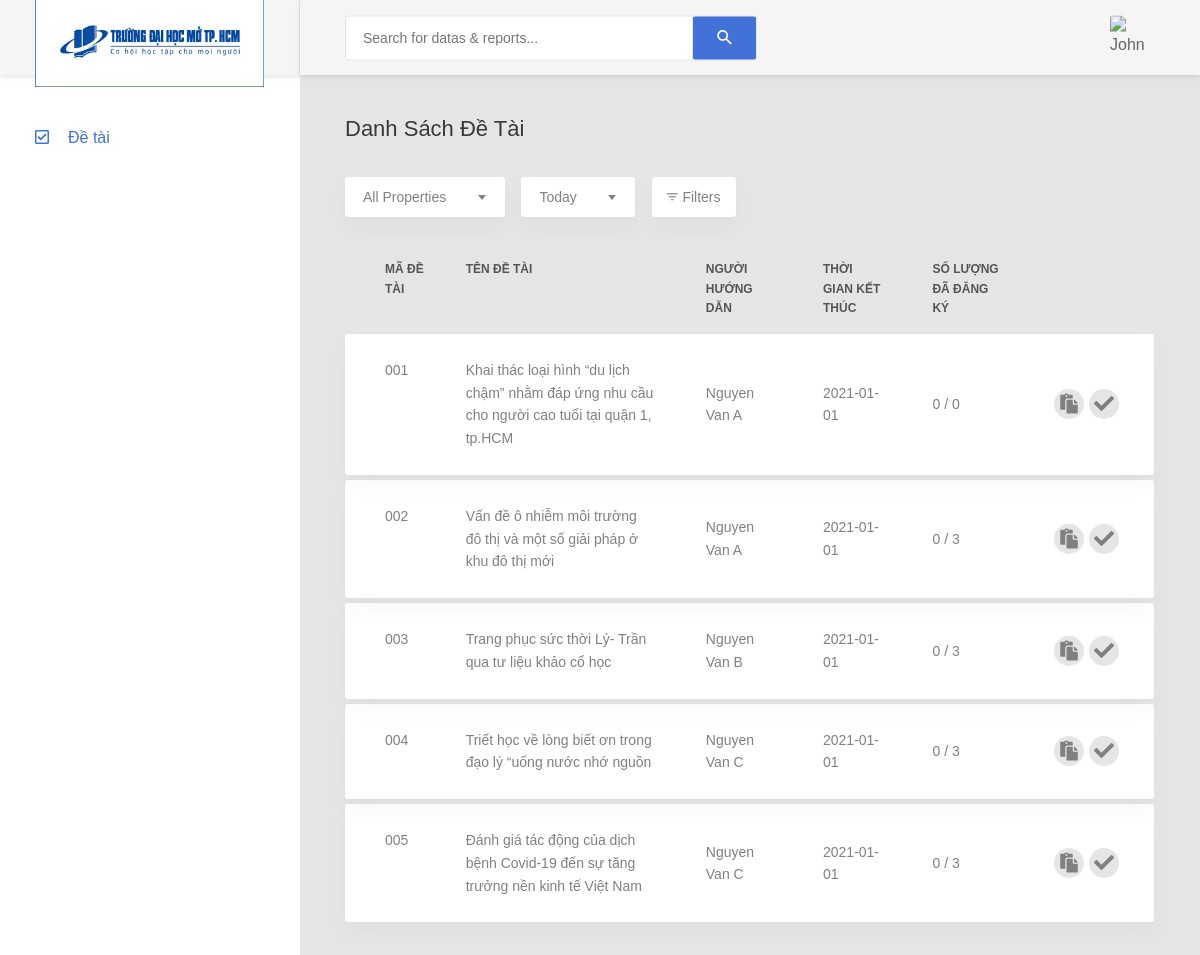
The app's page /index.php/de_tai/danh_sach with its own data.
### tables this page shows
CREATE TABLE `detai` (
  `MaDeTai` varchar(12) NOT NULL,
  `TenDeTai` varchar(250) NOT NULL,
  `MaGV` varchar(12) NOT NULL,
  `TenGV` varchar(50) NOT NULL,
  `ThoiGianDK` date NOT NULL,
  `GioiHanSoLuongDK` int(11) NOT NULL,
  `SoLuongDK` int(11) NOT NULL
);

### application/controllers/de_tai.php (called while the page is built, shortened)
<?php
 class de_tai extends CI_Controller {
	 public function __construct(){
		$this->load->model('de_tai_table');
	 }
	 public function danh_sach()
	 {
		$dsDeTai=$this->de_tai_table->ds_de_tai();
		$data['dsDeTai']=$dsDeTai;
		$data['path']=array('de_tai/v_doc_dsDeTai');
		$this->load->view('layoutDeTai', $data );
	 }
 }
?>

### index.php (called while the page is built, shortened)
<?php
require_once BASEPATH.'core/CodeIgniter.php';

### application/models/de_tai_table.php (called while the page is built)
<?php
 class de_tai_table extends CI_Model  {
	public function ds_de_tai(){
		$query=$this->db->query('SELECT * FROM detai WHERE SYSDATE() <= ThoiGianDK');
		return $query->result_array();
	}
 }
 ?>

### application/views/de_tai/v_doc_dsDeTai.php (the view)
<table class="table table-data2">
    <thead>
        <tr>
            <th>Mã đề tài</th>
            <th>Tên đề tài</th>
            <th>Người hướng dẫn</th>
            <th>Thời gian kết thúc</th>
            <th>số lượng đã đăng ký</th>
            <th></th>
        </tr>
    </thead>
    <tbody>
		<?php foreach($dsDeTai as $item) { ?>
			<tr class="tr-shadow">
				<td><?php echo $item['MaDeTai'] ?></td>
				<td><?php echo $item['TenDeTai'] ?></td>
				<td><?php echo $item['TenGV'] ?></td>
				<td><?php echo $item['ThoiGianDK'] ?></td>
				<td><?php echo $item['SoLuongDK'] ?> / <?php echo $item['GioiHanSoLuongDK'] ?></td>
				<td>
					<div class="table-data-feature">
						<button class="item" data-toggle="tooltip" data-placement="top" title="Xem chi tiết">
							<i class="fa fa-paste (alias)"></i>
						</button>
						<button class="item" data-toggle="tooltip" data-placement="top" title="Đăng ký">
							<i class="fa fa-check"></i>
						</button>
					</div>
				</td>
			</tr>
			<tr class="spacer"></tr>
		<?php
			}
		?>
    </tbody>
</table>

### records on screen
detai: MaDeTai "001", TenDeTai "Khai thác loại hình “du lịch chậm” nhằm đáp ứng nhu cầu cho người cao tuổi tại quận 1, tp.HCM", TenGV "Nguyen Van A", ThoiGianDK "2021-01-01", SoLuongDK "0", GioiHanSoLuongDK "0"
detai: MaDeTai "002", TenDeTai "Vấn đề ô nhiễm môi trường đô thị và một số giải pháp ở khu đô thị mới", TenGV "Nguyen Van A", ThoiGianDK "2021-01-01", SoLuongDK "0", GioiHanSoLuongDK "3"
detai: MaDeTai "003", TenDeTai "Trang phục sức thời Lý- Trần qua tư liệu khảo cổ học", TenGV "Nguyen Van B", ThoiGianDK "2021-01-01", SoLuongDK "0", GioiHanSoLuongDK "3"
detai: MaDeTai "004", TenDeTai "Triết học về lòng biết ơn trong đạo lý “uống nước nhớ nguồn", TenGV "Nguyen Van C", ThoiGianDK "2021-01-01", SoLuongDK "0", GioiHanSoLuongDK "3"
detai: MaDeTai "005", TenDeTai "Đánh giá tác động của dịch bệnh Covid-19 đến sự tăng trưởng nền kinh tế Việt Nam", TenGV "Nguyen Van C", ThoiGianDK "2021-01-01", SoLuongDK "0", GioiHanSoLuongDK "3"
